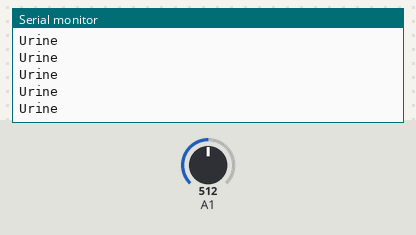
This sketch was run on a simulated Arduino Uno, built with avr-gcc and run on an emulated ATmega328P. On the bench: the last lines printed to the serial monitor. The inputs (shaded band) are chosen by the test bench; at power-on: A1 = 512.

Above: at 1.2 s.
1.3 s: A1 set to 672
2.8 s: A1 set to 697
At 3.5 s:
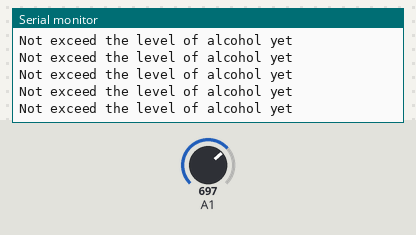
7.7 s: A1 set to 358
At 8.2 s:
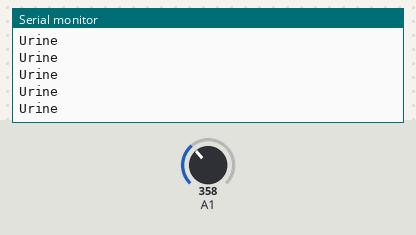
10.7 s: A1 set to 333
At 11.8 s:
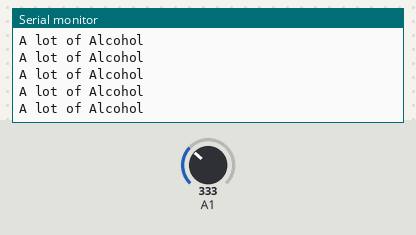

The sketch:

UrineSensor.ino
```cpp
// lowest and highest sensor readings:
const int sensorMin = 0;     // sensor minimum
const int sensorMax = 1024;  // sensor maximum

void setup() {
  // initialize serial communication @ 9600 baud:
  Serial.begin(9600);
}
void loop() {
  // read the sensor on analog A0:
	int sensorReading = analogRead(A1);
  // map the sensor range (four options):
  // ex: 'long int map(long int, long int, long int, long int, long int)'
	int range = map(sensorReading, sensorMin, sensorMax, 0, 3);

  // range value:
  switch (range) {
 case 0:    // (flood)
    Serial.println("A lot of Alcohol");
    break;
 case 1:    // (rain)
    Serial.println("Urine");
    break;
 case 2:    //(not rain)
    Serial.println("Not exceed the level of alcohol yet");
    break;
  }
  delay(1);  // delay between reads
}
```

Measured:
- the behaviour switches between 682 and 683 on A1 (found by bisection; images 0 and 1)
- the behaviour switches between 342 and 341 on A1 (found by bisection; images 2 and 3)
- after the input at 2.8 s, the serial monitor: prints a new line after 0.07 s (image 1)
- after the input at 7.7 s, the serial monitor: prints a new line after 0.09 s (image 2)
- after the input at 10.7 s, the serial monitor: prints a new line after 0.07 s (image 3)
